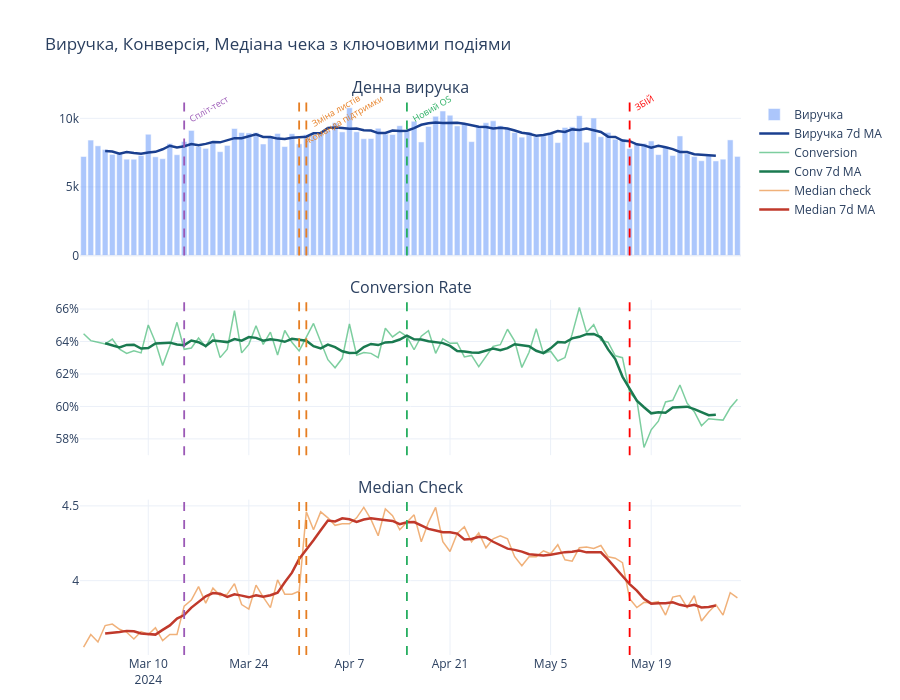

Write notebook code for a chart like this one.
### Markdown cell above
## Крок 6 — Візуалізація виручки з ключовими подіями

**Що робимо:**
Будуємо три графіки на одній часовій осі:
- Денна виручка (bar) + 7d MA (лінія)
- Conversion Rate по днях + 7d MA
- Median check по днях + 7d MA

На кожен графік наносимо вертикальні мітки всіх ключових подій:
- 15 березня — старт спліт-тесту
- 31 березня — скорочення команди підтримки
- 1 квітня — зміна логіки листів
- 15 квітня — реліз нового OS
- 16 травня — технічний збій 🔴

**Що шукаємо:**
- Чи є реакція метрик на кожну подію окремо
- Де починається стійкий тренд вниз — до збою чи після
- Чи виручка падала поступово (структурно) чи різко (технічно)
- Наскільки сильний розрив між трендом до збою і фактом після

**Що очікуємо побачити:**
Виручка зростала з березня по травень за рахунок спліт-тесту.
16 травня — різкий злам конверсії і median check.
Після збою виручка стабілізувалась на нижчому рівні і не відновлюється.

### Code cell
